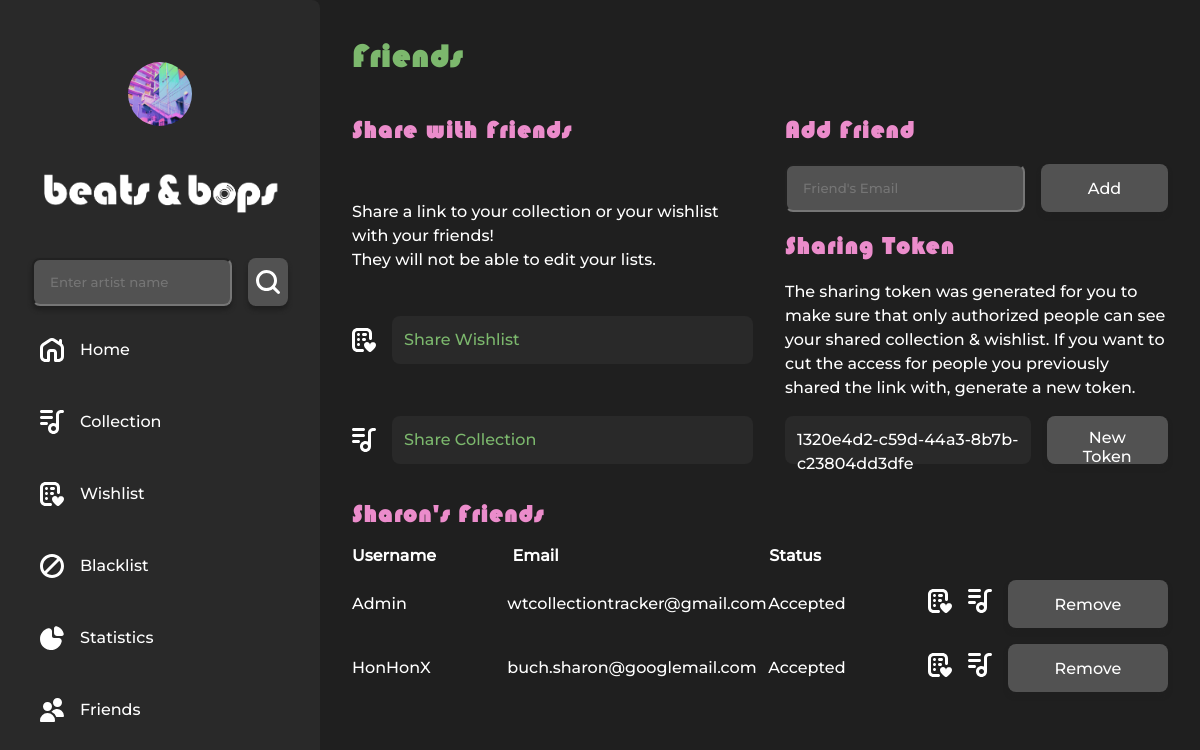
/friends/ (signed in), run on an earlier commit of the app's database.
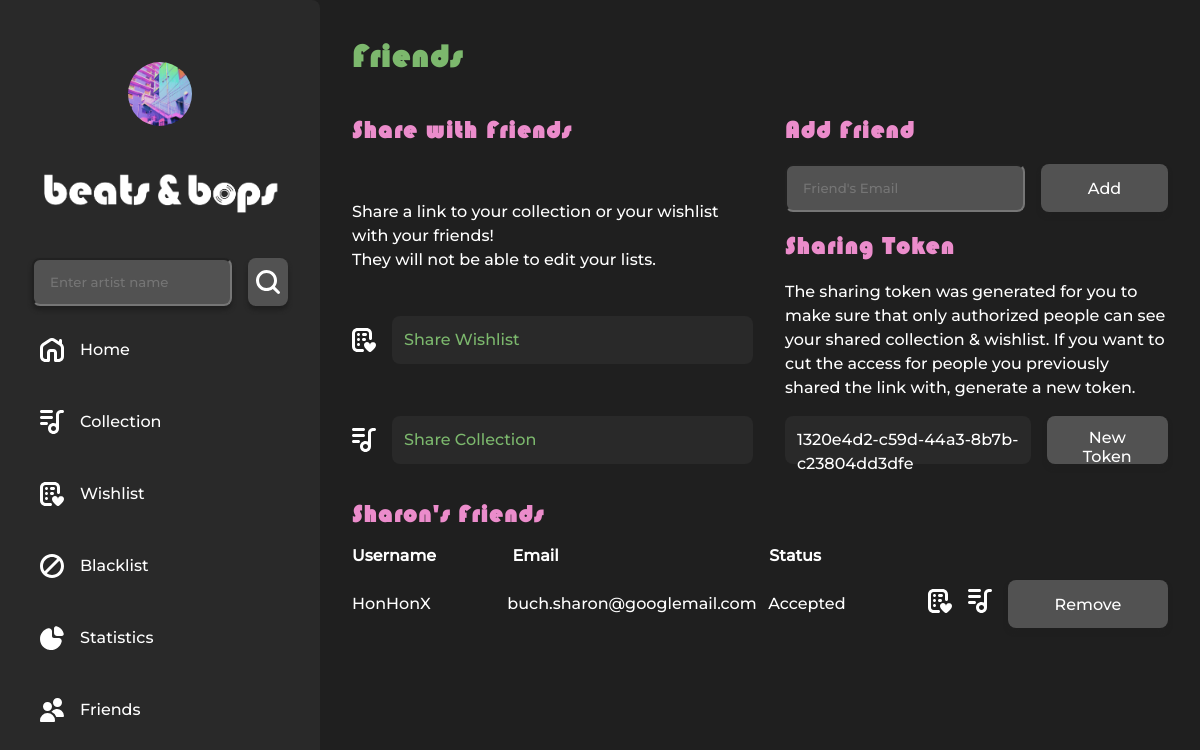
And on a later commit of the database.
### home/models.py (models this page shows, shortened)
class Profile(models.Model):
    user = models.OneToOneField(User, on_delete=models.CASCADE)
    image = models.ImageField(upload_to='profile_images/', null=True, blank=True)

### friends/models.py (models this page shows, shortened)
class SharingToken(models.Model):
    user = models.OneToOneField(User, on_delete=models.CASCADE, related_name='user_token')
    token = models.CharField(default=generate_unique_token, max_length=36, unique=True)

class Friend(models.Model):
    user = models.ForeignKey(User, on_delete=models.CASCADE)
    friend_name = models.CharField(max_length=100, blank=True)
    friend_email = models.EmailField()
    status = models.CharField(max_length=10, choices=[('pending', 'Pending'), ('accepted', 'Accepted'), ('guest', 'Guest')], default='pending')

### friends/views.py (the view)
# urls.py: path('', views.friends_view, name='friends_view'),
@login_required
def friends_view(request):
    user = request.user
    user_token, created = SharingToken.objects.get_or_create(user=user)
    if request.method == 'POST':
        if 'remove_friend' in request.POST:
            friend_email = request.POST.get('friend_email')
            friend = Friend.objects.filter(user=request.user, friend_email=friend_email).first()
            if friend:
                reciprocal_friend = Friend.objects.filter(user__email=friend_email, friend_email=request.user.email).first()
                if reciprocal_friend:
                    reciprocal_friend.delete()
                friend.delete()
                friend_list = FriendList.objects.get(user=request.user)
                friend_list.friends.remove(friend)
            return redirect('friends_view')
        else:
            form = FriendForm(request.POST)
            if form.is_valid():
                friend_email = form.cleaned_data['friend_email']
                friend_user = User.objects.filter(email=friend_email).first()
                if friend_user and friend_user != request.user:
                    friend = Friend(user=request.user, friend_email=friend_email, friend_name=friend_user.username, status='pending')
                    friend.save()
                    reciprocal_friend = Friend(user=friend_user, friend_email=request.user.email, friend_name=request.user.username, status='pending')
                    reciprocal_friend.save()
                    send_friend_request_email(friend, request)
                else:
                    friend = form.save(commit=False)
                    friend.user = request.user
                    friend.status = 'guest'
                    friend.save()
                    send_invitation_email(friend, request)
                return redirect('friends_view')
    else:
        form = FriendForm()
    friends = Friend.objects.filter(user=request.user).exclude(friend_email=request.user.email)
    return render(request, 'friends/friends.html', {'form': form, 'friends': friends, 'token': user_token.token})

### friends/forms.py
class FriendForm(forms.ModelForm):
    class Meta:
        model = Friend
        fields = ['friend_email']

### users/context_processors.py (called while the page is built)
def settings(request):
    return {
        'settings': django_settings,
    }

### friends/templates/friends/friends.html (shortened to what this page needs)
{% extends 'base_with_sidebar.html' %}
{% load static %}
{% block extra_css %}
    <link rel="stylesheet" href="{% static 'css/apps/friends/friends.css' %}" type="text/css">
{% endblock %}
{% block maincontent %}
<div cladss="full-block">
    <div id="friend-page">
        <h1>Friends</h1>
        <div id="user-block">
            <div id="share-userinfo">
                <h2>Share with Friends</h2>
                <p>Share a link to your collection or your wishlist with your friends!</br>They will not be able to edit your lists.</p>
                <div id="my-wishlist" class="share-link">
                    <img class="icon" src="{% static 'icons/wishlist.svg' %}">
                    <div id="wishlist-link" class="link">
                        <a id="wishlist-share-link" href="{% url 'shared_user_wishlist' token %}">Share Wishlist</a>
                    </div>
                </div>
                <div id="my-collection" class="share-link">
                    <img class="icon" src="{% static 'icons/collection.svg' %}">
                    <div id="collection-link" class="link">
                        <a id="collection-share-link" href="{% url 'shared_user_collection' token %}">Share Collection</a>
                    </div>
                </div>
            </div>
            <div id="add-friend">
                <h2>Add Friend</h2>
                <form method="post" id="add-friend-form">
                    <input id="friend-email" type="email" name="friend_email" placeholder="Friend's Email" required>
                    <button type="submit" name="add_friend" class="button">Add</button>
                </form>
                <div id="token-section">
                    <h2>Sharing Token</h2>
                    <p>The sharing token was generated for you to make sure that only authorized people can see your shared collection & wishlist. If you want to cut the access for people you previously shared the link with, generate a new token. </p>
                    <div id="token-box">
                        <div id="token-display">{{ token }}</div>
                        <button id="generate-token-button" class="button">New Token</button>
                    </div>
                </div>
            </div>
        </div>
        <div id="friend-block">
            <h2>{{ user.first_name }}'s Friends</h2>
                <div id="friend-legend">
                    <div class="friend-username">
                        Username
                    </div>
                    <div class="friend-mail">
                        Email
                    </div>
                    <div class="friend-status">
                        Status
                    </div>
                </div>
                {% for friend in friends %}
                    <div class="friend">
                        <div class="friend-info">
                            <div class="friend-username">
                                {{ friend.friend_name }}{% if friend.status == 'guest' %}(Guest){% endif %}
                            </div>
                            <div class="friend-mail">
                                {{ friend.friend_email }}
                            </div>
                            <div class="friend-status">
                                {{ friend.get_status_display }}
                            </div>
                        </div>
                        <div class="friend-controls">
                            <a id="see-wishlist" href="{% url 'user_wishlist' friend.friend_name %}">
                                <img class="icon" src="{% static 'icons/wishlist.svg' %}">
                            </a>
                            <a id="see-collection" href="{% url 'user_collection' friend.friend_name %}">
                                <img class="icon" src="{% static 'icons/collection.svg' %}">
                            </a>
                            <form method="post" action="{% url 'friends_view' %}">
                                <button type="submit" name="remove_friend" class="button">Remove</button>
                            </form>
                        </div>
                    </div>
                {% endfor %}
        </div>
    </div>
</div>
{% endblock %}

### templates/base_with_sidebar.html (shortened to what this page needs)
{% extends 'base.html' %}
{% load static %}
{% block content %}
    {% include "sidebar.html" %}
    <div class="maincontent">
        {% block maincontent %}{% endblock %}
    </div>
{% endblock %}

### templates/base.html (shortened to what this page needs)
<!DOCTYPE html>
    <html lang="en">
        <head>
            {% load static %}
            {% if request.user.userprofile.color_scheme == 'spring' %}
                <link rel="stylesheet" href="{% static 'css/themes/spring_theme.css' %}">
            {% elif request.user.userprofile.color_scheme == 'summer' %}
                <link rel="stylesheet" href="{% static 'css/themes/summer_theme.css' %}">
            {% elif request.user.userprofile.color_scheme == 'autumn' %}
                <link rel="stylesheet" href="{% static 'css/themes/autumn_theme.css' %}">
            {% else %}
                <link rel="stylesheet" href="{% static 'css/themes/winter_theme.css' %}">
            {% endif %}
            <link rel="stylesheet" href="{% static 'css/main.css' %}">
            {% block extra_css %}{% endblock %}
        </head>
        <body>
            <main>
                {% block content %}{% endblock %}
            </main>
        </body>
</html>

### templates/sidebar.html (shortened to what this page needs)
{% load static %}
{% block content %}
    <div class="sidebar">
        <div id="profile-button" data-profile-url="{% url 'user_profile' %}">
            {% if user.profile.image %}
                <img id="profile-image-small" src="{{ user.profile.image.url }}">
            {% else %}
                <img id="profile-image-small" src="{% static 'img/default.jpg' %}">
            {% endif %}
        </div>
        <div class="sidebar-logo">
            <a href="{% url 'index' %}">
                <img src="{% static 'img/logo.png' %}" alt="Logo" class="logo-img">
            </a>
        </div>
        <div class="searchbar"  name="searchbar" >
            <form method="POST" class="search-form" action="{% url 'artist_search' %}">
                <div class="input-group">
                    <input type="text" name="artist_name" id="artist-name" placeholder="Enter artist name" class="input-field" required>
                    <button type="submit" class="button"> <img class="icon" src="{% static 'icons/search.svg' %}"> </button>
                </div>
            </form>
        </div>
        <div class="sidebar-item" id="home-button" data-home-url="{% url 'index' %}">
            <img class="icon" src="{% static 'icons/home.svg' %}">Home
        </div>
        <div class="sidebar-item" id="collection-button" data-collection-url="{% url 'collection_overview' %}">
            <img class="icon" src="{% static 'icons/collection.svg' %}">Collection
        </div>
        <div class="sidebar-item" id="wishlist-button" data-wishlist-url="{% url 'wishlist_overview' %}">
            <img class="icon" src="{% static 'icons/wishlist.svg' %}">Wishlist
        </div>
        <div class="sidebar-item" id="blacklist-button" data-blacklist-url="{% url 'blacklist_overview' %}">
            <img class="icon" src="{% static 'icons/blacklist.svg' %}">Blacklist
        </div>
        <div class="sidebar-item" id="dashboard-button" data-dashboard-url="{% url 'dashboard' %}">
            <img class="icon" src="{% static 'icons/dashboard.svg' %}">Statistics
        </div>
        <div class="sidebar-item" id="friends-button" data-friends-url="{% url 'friends_view' %}">
            <img class="icon" src="{% static 'icons/friends.svg' %}">Friends
        </div>
    </div>
{% endblock %}

### static/css/themes/spring_theme.css (style rules this page uses)
:root { --accent100: #7cb86d; --accent90: #5a8a4e; --accentVariantA100: #a869c5; --accentVariantB100: #eb8ccb; }

### static/css/apps/friends/friends.css (style rules this page uses)
button { display: inline; }
form { display: inline; background-color: var(--neutral100); }
#friend-page { display: flex; flex-direction: column ; justify-content: space-between; gap: var(--gapBigBlocks); }
#user-block { display: flex; flex-direction: row; gap: var(--gapBigBlocks); justify-content: space-between; }
#share-userinfo { flex-grow: 1; display: flex; flex-direction: column; justify-content: space-between; }
#share-userinfo p { height: 3rem; margin: 0 0 var(--gapDistance) 0; }
#add-friend { display: flex; flex-direction: column; width: 60%; gap: var(--gapDistance); }
#add-friend-form { display: flex; flex-direction: row; gap: var(--gapDistance); align-items: center; background-color: var(--neutral100); justify-content: space-between; box-sizing: border-box; }
#add-friend-form input { height: 3rem; }
#friend-email { width: 85%; }
.share-link { display: flex; flex-direction: row; gap: var(--gapDistance); align-items: center; }
.link { background-color: var(--neutral90); border-radius: var(--borderRadius); height: var(--buttonHeight); padding: 0.75rem; box-sizing: border-box; align-items: center; flex-grow: 1; }
#token-box { display: flex; flex-direction: row; gap: var(--gapDistance); align-items: center; justify-content: space-between; }
#token-display { background-color: var(--neutral90); border-radius: var(--borderRadius); height: var(--buttonHeight); flex-grow: 1; padding: 0.75rem 0.75rem; justify-content: center; box-sizing: border-box; }
#friend-block { flex-grow: 1; }
.friend { display: flex; flex-direction: row; gap: var(--gapDistance); justify-content: space-between; margin-bottom: var(--gapDistance); }
.friend-info, #friend-legend { display: flex; flex-direction: row; gap: var(--gapDistance); height: 3rem; align-items: center; justify-content: space-between; width: 60% }
#friend-legend { font-weight: bold; }
.friend-username { width: 30%; }
.friend-mail { width: 50%; }
.friend-status { width: 15%; }
.friend-controls { display: flex; flex-direction: row; justify-content: space-between; align-items: center; gap: var(--gapDistance); }

### static/css/base.css (style rules this page uses)
:root { --defaultFont: 'Montserrat', 'Verdana' , sans-serif; --headlineFont: 'Bauhaus93', 'Montserrat', 'Verdana' , sans-serif; }
body { font-family: var(--defaultFont); font-size: 1rem; background-color: var(--neutral100); color: var(--neutral0); display: flex; flex-direction: column; align-items: center; line-height: 1.5; margin: 0; padding: 0; }
a { color: var(--accent100); text-decoration: none; }
h1, h2, h3 { text-align: left; font-family: var(--headlineFont); margin: 0; letter-spacing: 0.1rem; }
h1 { font-size: 2rem; color: var(--accent100); }
h2 { font-size: 1.5rem; color: var(--accentVariantB100); }
p { font-weight: 100; -webkit-font-smoothing: antialiased; }
input { font-family: var(--defaultFont); }

### static/css/layout.css (style rules this page uses)
:root { --borderRadius: 0.5rem; --boxShadow: 0px 0.25rem 0.25rem var(--neutral100); --gapDistance: 1rem; --gapBigBlocks: 2rem; --transitionStyle: background-color 0.3s ease, transform 0.3s ease; }
main { display: flex; flex-direction: row; justify-content: flex-start; width: 100vw; height: 100vh; box-sizing: border-box; }
.maincontent { height: 100vh; display: flex; flex-direction: wrap; flex-grow: 1; padding: 2rem; box-sizing: border-box; gap: var(--gapBigBlocks); overflow-y: auto; overflow-x: auto; }

### static/css/components/button.css (style rules this page uses)
:root { --buttonWidth: 10rem; --buttonHeight: 3rem; }
.button { width: var(--buttonWidth); height: var(--buttonHeight); padding: 0.75rem 1.5rem; font-family: var(--defaultFont); font-size: 1rem; color: var(--neutral0); background-color: var(--neutral70); border: none; border-radius: var(--borderRadius); cursor: pointer; box-shadow: var(--boxShadow); transition: var(--transitionStyle); box-sizing: border-box; }

### static/css/components/form.css (style rules this page uses)
form { display: flex; flex-direction: column; width: 100%; margin: 0 auto; border-radius: var(--borderRadius); color: var(--neutral0); gap: var(--gapDistance); }
form input, form textarea { width: 100%; padding: 1rem; border-radius: var(--borderRadius); box-sizing: border-box; background-color: var(--neutral70); color: var(--neutral0); }

### static/css/components/album_artist.css (style rules this page uses)
:root { --coverSize: 8vw; }

### static/css/themes/dark_mode.css (style rules this page uses)
:root { --neutral100: #1f1f1f; --neutral90: #292929; --neutral70: #525252; --neutral0: #ffffff; }

What changed in the data, as far as the page shows it:
removed Friend: friend_name "Admin", friend_email "wtcollectiontracker@gmail.com", status "Accepted"
